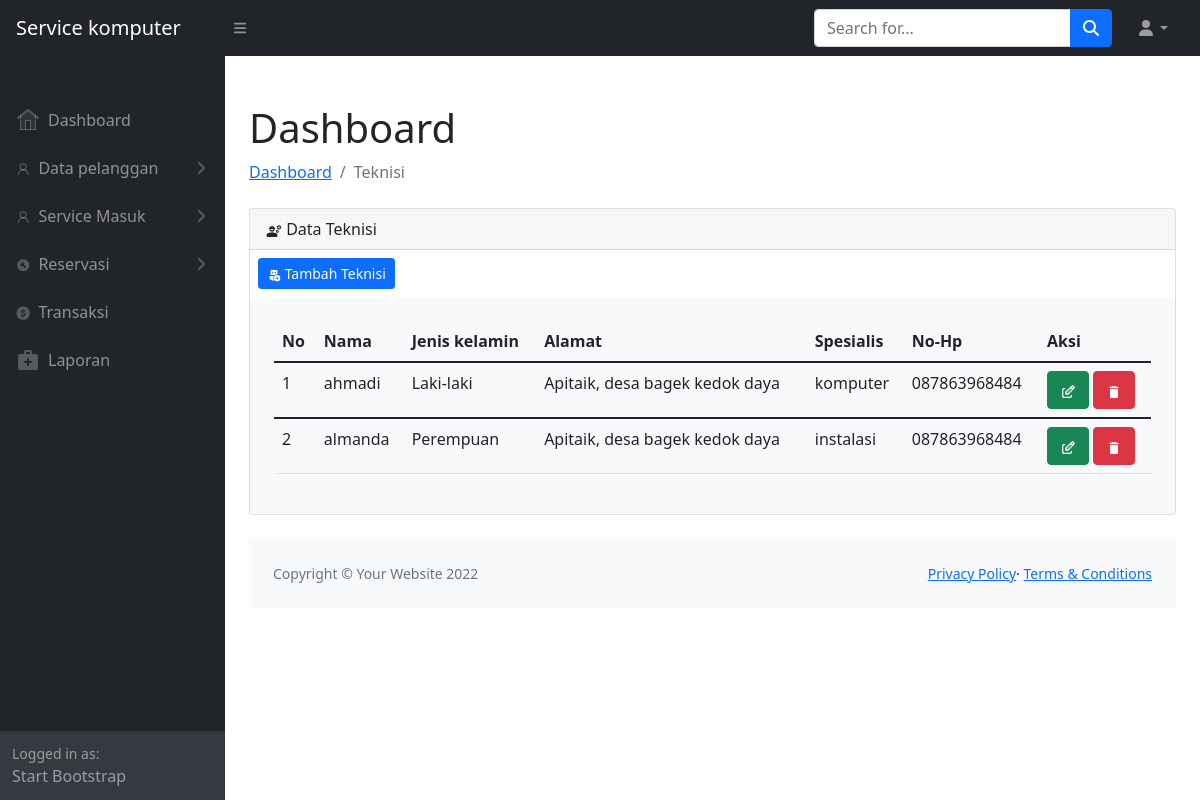
Screenshot of /teknisi-data.php with the database file from the repository.
### tables this page shows
CREATE TABLE `tb_teknisi` (
  `id_teknisi` int(50) NOT NULL,
  `nama_teknisi` varchar(100) NOT NULL,
  `Jenis_kelamin` varchar(100) NOT NULL,
  `alamat` varchar(100) NOT NULL,
  `spesialis` varchar(50) NOT NULL,
  `no_hp` varchar(50) NOT NULL
);

### teknisi-data.php (the view, shortened to what this page needs)
<?php
include "database.php";
$database = new Database();
$data_service = $database->Data_teknisi();
include "header.php";
?>
<div class="container-fluid pt-4 px-4">
    <h1 class="mt-4">Dashboard</h1>
        <ol class="breadcrumb mb-4">
            <li class="breadcrumb-item"><a href="index-admin.php">Dashboard</a></li>
            <li class="breadcrumb-item active">Teknisi</li>
        </ol>
        <div class="card mb-4">
            <div class="card-header">
                <i>
                </i>
                Data Teknisi
        </div>
    <div class="col-12">
        <a href="teknisi-add.php" class="btn btn-sm btn-primary m-2">
                <i></i>
            Tambah Teknisi
        </a>
        <div class="bg-light rounded h-100 p-4">
                <div class="table-responsive">
                    <table class="table">
                        <thead>
                            <tr>
                                <th scope="col">No</th>
                                <th scope="col">Nama</th>
                                <th scope="col">Jenis kelamin</th>
                                <th scope="col">Alamat</th>
                                <th scope="col">Spesialis</th>
                                <th scope="col">No-Hp</th>
                                <th scope="col">Aksi</th>
                            </tr>
                        </thead>
                        <?php
                        $no = 1;
                        foreach($data_service as $data){
                        ?>
                        <tbody>
                            <tr>
                                <td><?= $no++?></td>
                                <td><?= $data['nama_teknisi']?></td>
                                <td><?= $data['Jenis_kelamin']?></td>
                                <td><?= $data['alamat']?></td>
                                <td><?= $data['spesialis']?></td>
                                <td><?= $data['no_hp']?></td>
                                <td>
                                    <a href="teknisi-edit.php?id_teknisi=<?= $data['id_teknisi']; ?>&aksi=edit" class="btn btn-success">
                                        <i></i>
                                    </a>
                                    <a href="proses.php?id_teknisi=<?= $data['id_teknisi']; ?>&aksi=hapusteknisi"
                                    onclick="return confirm('Anda yakin ingin menghapus data ini?')" class="btn btn-danger">
                                        <i><svg xmlns="http://www.w3.org/2000/svg" width="1em" height="1em" viewBox="0 0 24 24"><path fill="currentColor" d="M6 19c0 1.1.9 2 2 2h8c1.1 0 2-.9 2-2V7H6zM19 4h-3.5l-1-1h-5l-1 1H5v2h14z"/></svg></i>
                                    </a>
                                </td>
                            </tr>
                        </tbody>
                        <?php
                            }
                            ?>
                    </table>
                </div>
        </div>
    </div>
</div>
<?php
include "footer.php";

### rows the page displays
tb_teknisi: nama_teknisi "ahmadi", Jenis_kelamin "Laki-laki", alamat "Apitaik, desa bagek kedok daya", spesialis "komputer", no_hp "087863968484"
tb_teknisi: nama_teknisi "almanda", Jenis_kelamin "Perempuan", alamat "Apitaik, desa bagek kedok daya", spesialis "instalasi", no_hp "087863968484"
